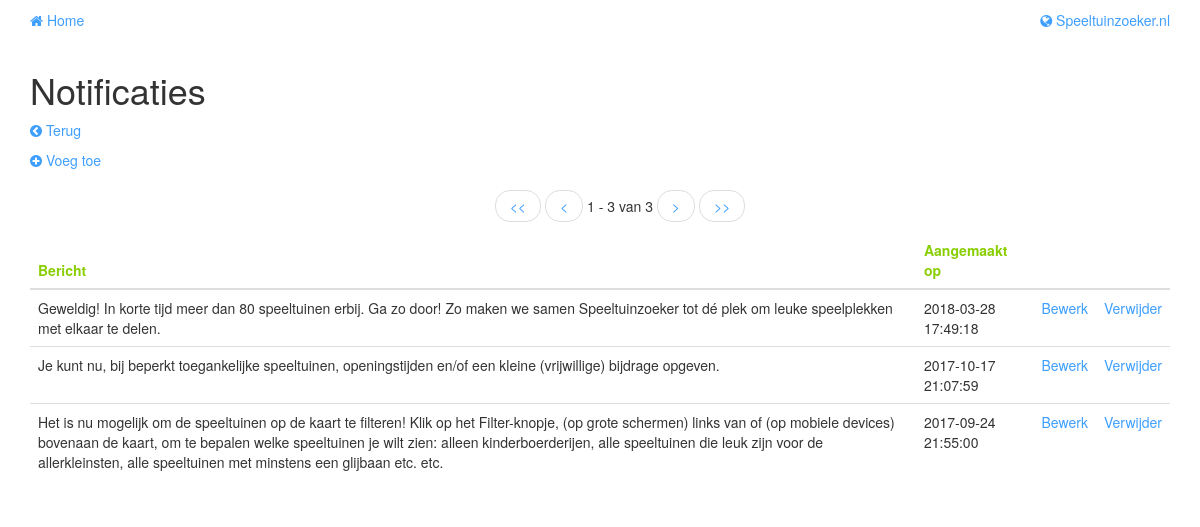
Page /admin/messages.php on the committed database.
### tables this page shows
CREATE TABLE `bericht` (
  `id` int(11) NOT NULL,
  `body` text NOT NULL,
  `created_on` datetime NOT NULL
);

### admin/messages.php (called while the page is built, shortened)
<?php
require_once "./inc/functions.php";
$start = get_request_value("start", 0);
$size = get_request_value("size", 10);
$pageTitle = "Notificaties";
$db = new Db();
$db->connect();
$message = new Message($db);
$totalSize = $message->getTotalNr();
$rows = $message->getMessages($start, $size);
include "tpl/messages.tpl.php";

### lib/message.class.php (called while the page is built, shortened)
<?php
class Message
{
	private $db;
	function __construct($db = null, $id = 0) {
		$this->db = $db;
	}
	public function getMessages($start = 0, $size = 10) {
		$messages = [];
		$res = $this->db->query(sprintf("SELECT * FROM bericht ORDER BY created_on DESC LIMIT %d, %d", $start, $size));
		if ($res !== false) {
			while ($row = $res->fetch_assoc()) {
				$messages[] = $row;
			}
		}
		return $messages;
	}
	public function getTotalNr() {
		$res = $this->db->query("SELECT COUNT(*) AS totNr FROM bericht");
		if ($res !== false) {
			if ($row = $res->fetch_assoc()) {
				return $row["totNr"];
			}
		}
		return 0;
	}
}

### lib/db.class.php (called while the page is built, shortened)
<?php
class Db {
	private $link = null;
	public function connect() {
		if ($this->link == null) {
			$this->link = mysqli_connect(DB_HOST, DB_USER, DB_PASS, DB_NAME);
		}
		return $this->link;
	}
	public function query($query) {
		return mysqli_query($this->link, $query);
	}
}

### admin/inc/functions.php (called while the page is built, shortened)
<?php
function get_request_value($name, $default) {
	if (isset($_POST[$name])) {
		return $_POST[$name];
	} else if (isset($_GET[$name])) {
		return $_GET[$name];
	} else {
		return $default;
	}
}

### admin/tpl/messages.tpl.php (the view, shortened to what this page needs)
<?php
include_once "./inc/header.php";
?>
<h1><?php echo $pageTitle; ?></h1>
<p><a href="index.php"><i class="fa fa-chevron-circle-left" aria-hidden="true"></i>&nbsp;Terug</a></p>
<p><a href="message.php?id=0"><i class="fa fa-plus-circle" aria-hidden="true"></i>&nbsp;Voeg toe</a></p>
<div class="betweenbar"></div>
<div id="pager">
	<span class="pager">
		<ul>
			<li><a href="messages.php?start=0&size=<?php echo $size; ?>">&lt;&lt;</a></li>
			<li><a href="messages.php?start=<?php echo max(0, ($start - $size)); ?>&size=<?php echo $size; ?>">&lt;</a></li>
			<li><?php echo $start + 1; ?> - <?php echo min($totalSize, ($start + $size)); ?> van <?php echo $totalSize; ?></a></li>
			<li><a href="messages.php?start=<?php $newStart = min($totalSize, ($start + $size)); echo ($newStart - ($newStart % $size)); ?>&size=<?php echo $size; ?>">&gt;</a></li>
			<li><a href="messages.php?start=<?php echo ($totalSize - ($totalSize % $size)); ?>&size=<?php echo $size; ?>">&gt;&gt;</a></li>
		</ul>
	</span>
</div>
<div class="table-responsive">
	<table class="table">
		<thead>
			<tr>
				<th>Bericht</th>
				<th>Aangemaakt op</th>
				<th></th>
				<th></th>
			</tr>
		</thead>
		<tbody>
		<?php foreach ($rows as $row): ?>
			<tr>
				<td><?php echo $row["body"]; ?></td>
				<td><?php echo $row["created_on"]; ?></td>
				<td><a href="message.php?id=<?php echo $row["id"]; ?>">Bewerk</a></td>
				<td><a href="message.php?del=1&id=<?php echo $row["id"]; ?>">Verwijder</a></td>
			</tr>
		<?php endforeach; ?>
		</tbody>
	</table>
</div>

### css/speeltuinzoeker.css (style rules this page uses)
.betweenbar { clear: left; height: 10px; }
a { color: #3E9FFF; text-decoration: none; }
th { color: #88CE00; }

### rows in the picture
bericht: body "Geweldig! In korte tijd meer dan 80 speeltuinen erbij. Ga zo door! Zo maken we samen Speeltuinzoeker tot dé plek om leuke speelplekken met elkaar te delen.", created_on "2018-03-28 17:49:18"
bericht: body "Je kunt nu, bij beperkt toegankelijke speeltuinen, openingstijden en/of een kleine (vrijwillige) bijdrage opgeven.", created_on "2017-10-17 21:07:59"
bericht: body "Het is nu mogelijk om de speeltuinen op de kaart te filteren! Klik op het Filter-knopje, (op grote schermen) links van of (op mobiele devices) bovenaan de kaart, om te bepalen welke speeltuinen je wilt zien: alleen kinderboerderijen, alle speeltuinen die leuk zijn voor de allerkleinsten, alle speeltuinen met minstens een glijbaan etc. etc.", created_on "2017-09-24 21:55:00"

### other values in the picture
$pageTitle "Notificaties"
$start + 1 "1"
min($totalSize, ($start + $size)) "3"
$totalSize "3"
